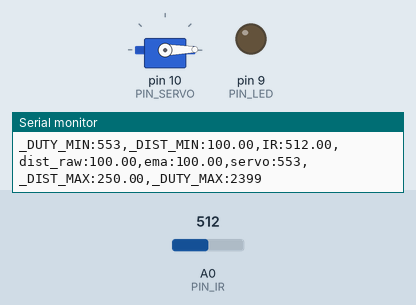
Recording of a sketch running on a simulated Arduino Uno, built with avr-gcc and run on an emulated ATmega328P. Shown: servo, output pins drawn as LEDs (lit = HIGH), the last lines printed to the serial monitor. Inputs (shaded band) come from the test bench; at power-on: A0 (PIN_IR) = 512.

Above: at 1.2 s.
1.3 s: A0 (PIN_IR) set to 355
2.8 s: A0 (PIN_IR) set to 331
At 3.8 s:
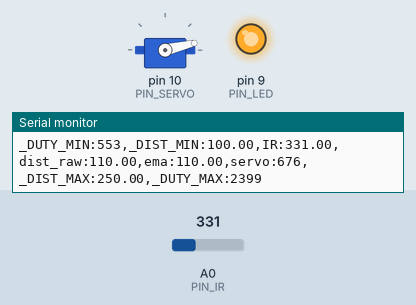
4.7 s: A0 (PIN_IR) set to 306
At 6.3 s:
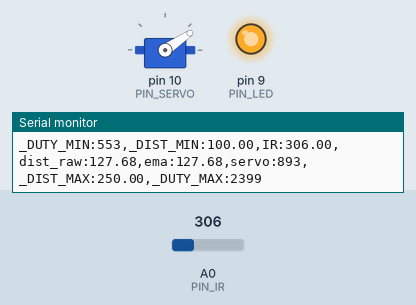
6.6 s: A0 (PIN_IR) set to 240
At 8.0 s:
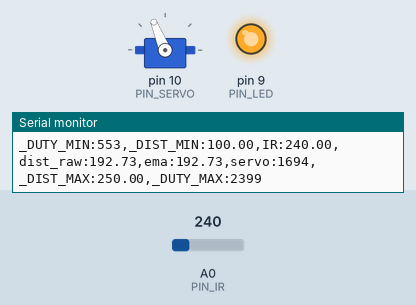
9.0 s: A0 (PIN_IR) set to 260
At 10.5 s:
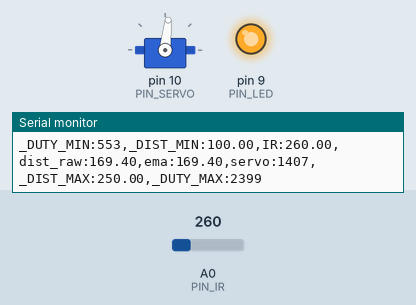
10.8 s: A0 (PIN_IR) set to 122
At 12.2 s:
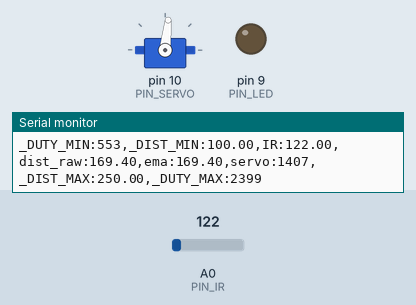
Timing chart, 0 to 13.3 s (numbered marks = the images above; inputs shaded):
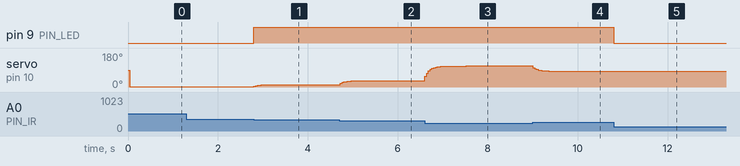

Measured:
- the behaviour switches between 348 and 347 on A0 (PIN_IR) (found by bisection; images 0 and 1)
- after the input at 2.8 s, pin 9 (PIN_LED): LOW → HIGH at once; servo on pin 10 (PIN_SERVO): 1° → 11° at once, → 12° 0.24 s later, → 13° 0.16 s later
- after the input at 4.7 s, servo on pin 10 (PIN_SERVO): moves from 13° to 34° over 0.44 s, starting at once
- after the input at 6.6 s, servo on pin 10 (PIN_SERVO): moves from 34° to 112° over 0.92 s, starting at once
- after the input at 9.0 s, servo on pin 10 (PIN_SERVO): moves from 112° to 84° over 0.36 s, starting at once
- after the input at 10.8 s, pin 9 (PIN_LED): HIGH → LOW at once

The sketch:

17_example_3.ino
```cpp
#include <Servo.h>

// Arduino pin assignment
#define PIN_IR    A0        // IR sensor at Pin A0
#define PIN_LED   9
#define PIN_SERVO 10

// TODO: Kendi servo deneyinde bulduğun değerlerle değiştir
#define _DUTY_MIN 553   // servo full clock-wise position (0 degree)
#define _DUTY_NEU 1476  // servo neutral position (90 degree)
#define _DUTY_MAX 2399  // servo full counter-clockwise position (180 degree)

#define _DIST_MIN  100.0   // minimum distance 100mm
#define _DIST_MAX  250.0   // maximum distance 250mm

#define EMA_ALPHA  0.3     // for EMA Filter (0~1, küçüldükçe daha yumuşak)

#define LOOP_INTERVAL 40   // Loop Interval (unit: msec)

Servo myservo;
unsigned long last_loop_time;   // unit: msec

float dist_prev = _DIST_MIN;
float dist_ema = _DIST_MIN;

void setup()
{
  pinMode(PIN_LED, OUTPUT);

  myservo.attach(PIN_SERVO);
  myservo.writeMicroseconds(_DUTY_NEU);

  Serial.begin(1000000);    // 1,000,000 bps

  last_loop_time = millis();
}

void loop()
{
  unsigned long time_curr = millis();
  int duty;
  float a_value, dist_raw;

  // wait until next event time
  if (time_curr < (last_loop_time + LOOP_INTERVAL))
    return;
  last_loop_time += LOOP_INTERVAL;

  a_value = analogRead(PIN_IR);
  dist_raw = ((6762.0 / (a_value - 9.0)) - 4.0) * 10.0 - 60.0;

  // range filter (_DIST_MIN ~ _DIST_MAX)
  if (dist_raw < _DIST_MIN || dist_raw > _DIST_MAX) {
    dist_raw = dist_prev;           // aralık dışı: önceki geçerli değeri kullan
    digitalWrite(PIN_LED, LOW);     // LED kapalı
  } else {
    dist_prev = dist_raw;           // aralık içi: değeri kaydet
    digitalWrite(PIN_LED, HIGH);    // LED açık
  }

  // EMA filter
  dist_ema = EMA_ALPHA * dist_raw + (1.0 - EMA_ALPHA) * dist_ema;

  // map() equivalent: dist_ema (100~250mm) -> duty (_DUTY_MIN~_DUTY_MAX)
  duty = _DUTY_MIN + (dist_ema - _DIST_MIN) * (float)(_DUTY_MAX - _DUTY_MIN) / (_DIST_MAX - _DIST_MIN);

  myservo.writeMicroseconds(duty);

  Serial.print("_DUTY_MIN:");  Serial.print(_DUTY_MIN);
  Serial.print(",_DIST_MIN:"); Serial.print(_DIST_MIN);
  Serial.print(",IR:");        Serial.print(a_value);
  Serial.print(",dist_raw:");  Serial.print(dist_raw);
  Serial.print(",ema:");       Serial.print(dist_ema);
  Serial.print(",servo:");     Serial.print(duty);
  Serial.print(",_DIST_MAX:"); Serial.print(_DIST_MAX);
  Serial.print(",_DUTY_MAX:"); Serial.print(_DUTY_MAX);
  Serial.println("");
}
```
